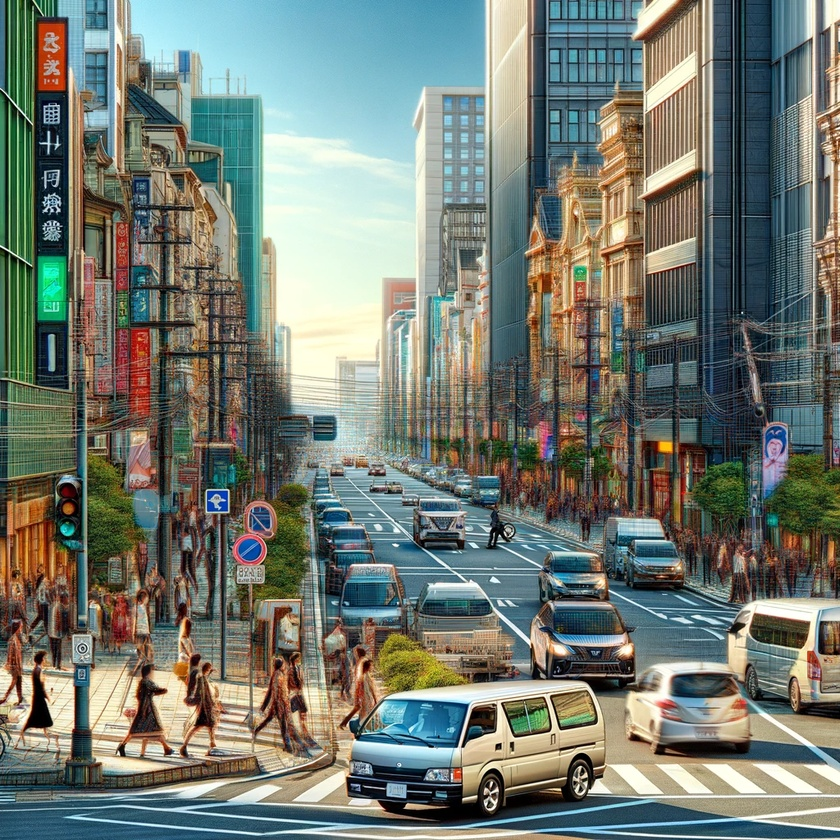
#> input picture project - 02/test_image_2.jpg, 840 x 840 px, shrunk from 1024 x 1024 before the run
$ python edge_detection.py
#> lines starting #> are read from the running program, lines starting #| are printed output that depends on the picture
import cv2
import numpy as np

# Görüntüyü yükle
image = cv2.imread('test_image_2.jpg', cv2.IMREAD_GRAYSCALE)  # Kenar tespiti için gri tonlama tercih edilir
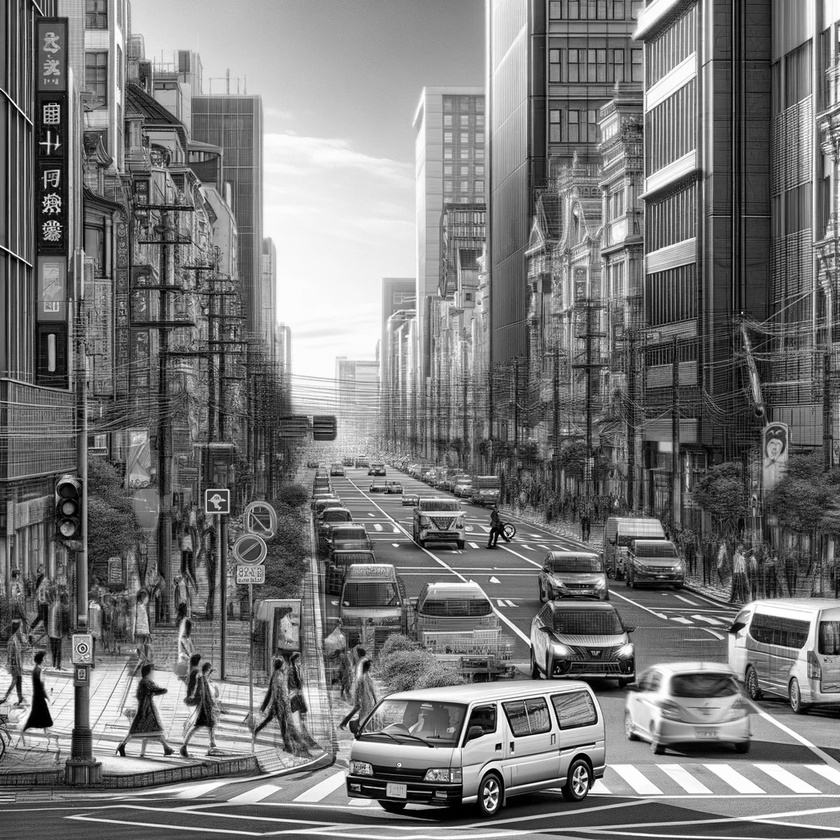
#> image: shape (840, 840); min 0, max 255, mean 119.3

# Gürültüyü azaltmak için Gaussian Blur uygula
blurred_image = cv2.GaussianBlur(image, (5, 5), 0)

# Canny kenar dedektörünü uygula
edges = cv2.Canny(blurred_image, threshold1=30, threshold2=100)
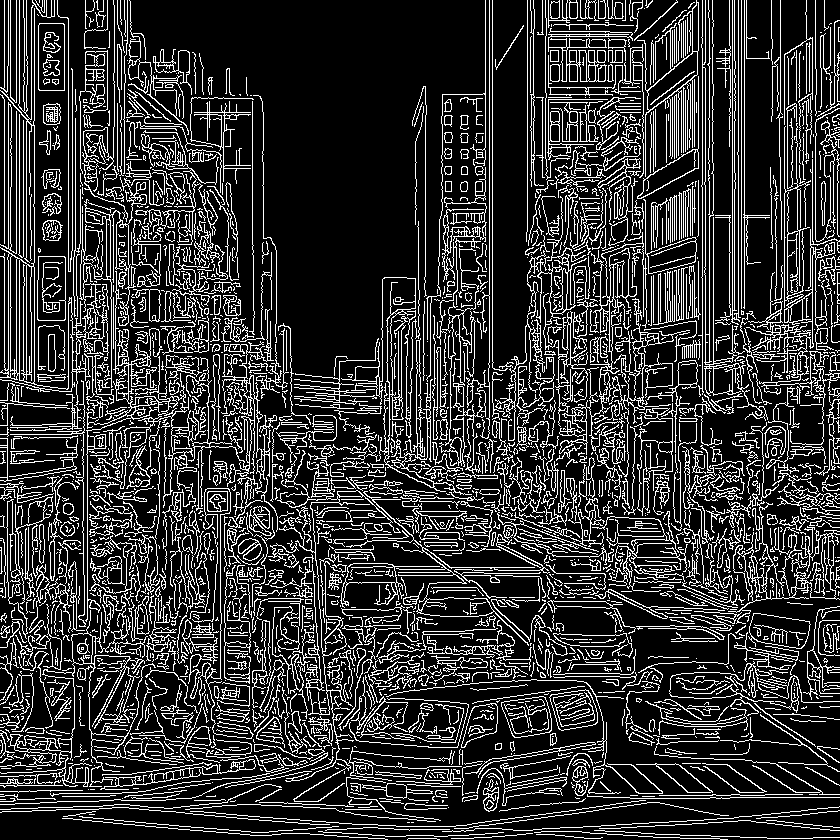
#> edges: shape (840, 840); 19.8% white in thin lines or dots

# Sonuçları göster
cv2.imshow('Original Image', image)
cv2.imshow('Blurred Image', blurred_image)
cv2.imshow('Edges', edges)
cv2.waitKey(0)
cv2.destroyAllWindows()

$ run again, with project - 02/borg.png saved as project - 02/test_image_2.jpg
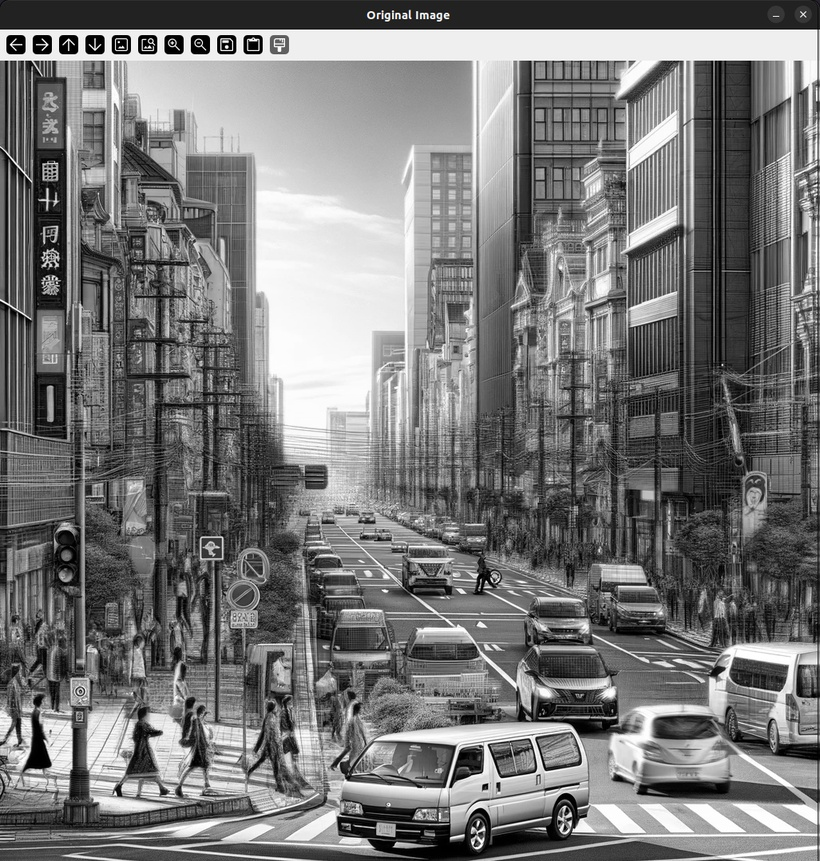
#> input picture project - 02/borg.png, 820 x 861 px, shrunk from 1027 x 1079 before the run
#> `edges = cv2.Canny(blurred_image, threshold1=30, threshold2=100)`:
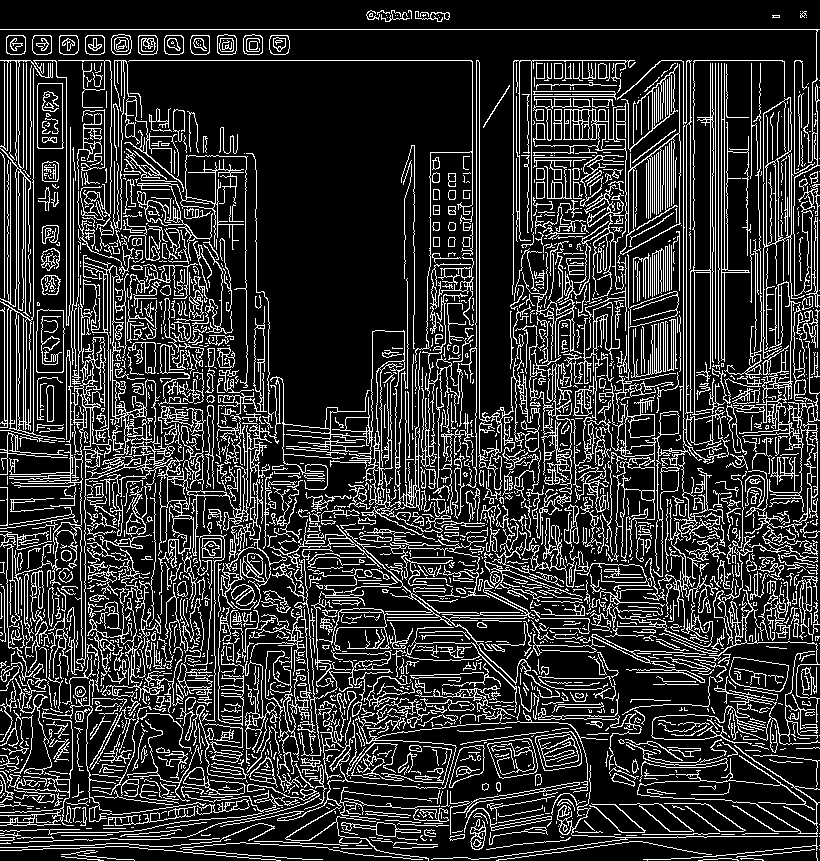
#> edges: shape (861, 820); 19.2% white in thin lines or dots
